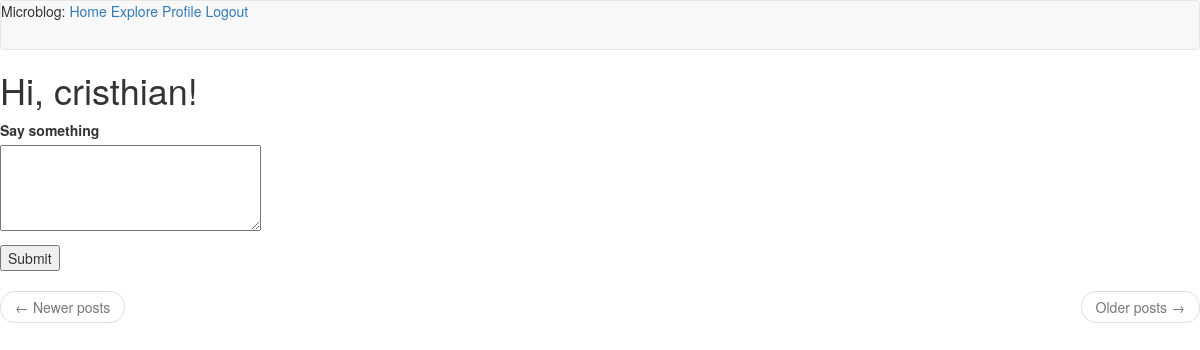
The page /index (signed in) on the database as committed earlier.
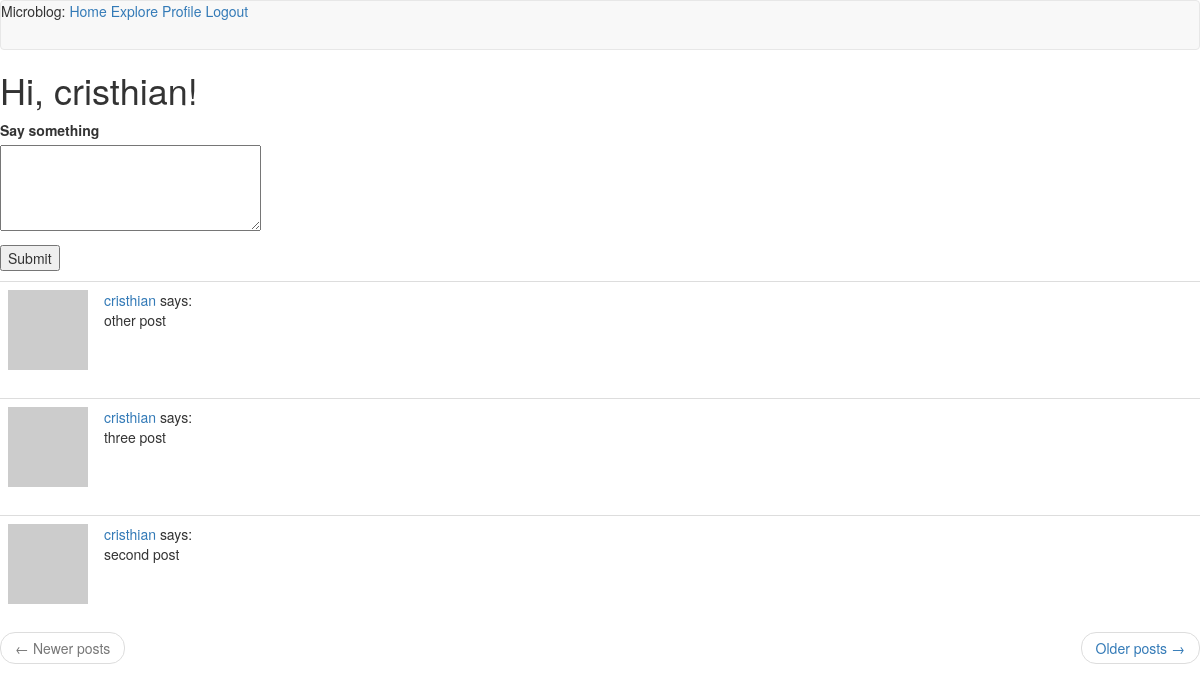
The same page on the database as committed later.
### app/models.py (models this page shows, shortened)
class Post(db.Model):
    id = db.Column(db.Integer, primary_key=True)
    body = db.Column(db.String(140))
    timestamp = db.Column(db.DateTime, index=True, default=datetime.utcnow) # Pass the function no result of it
    user_id = db.Column(db.Integer, db.ForeignKey('user.id'))

class User(UserMixin, db.Model):
    id = db.Column(db.Integer, primary_key=True)
    username = db.Column(db.String(64), index=True, unique=True)
    email = db.Column(db.String(120), index=True, unique=True)
    password_hash = db.Column(db.String(128))
    posts = db.relationship('Post', backref='author', lazy='dynamic')
    about_me = db.Column(db.String(140))
    last_seen = db.Column(db.DateTime, default=datetime.utcnow)
    followed = db.relationship(
        'User', secondary=followers,
        primaryjoin=(followers.c.follower_id == id),
        secondaryjoin=(followers.c.followed_id == id),
        backref=db.backref('followers', lazy='dynamic'), lazy='dynamic')
    def avatar(self, size=80):
        return f'https://gravatar.com/avatar/asd?d=mp&s={size}'
    def followed_posts(self):
        followed = Post.query.join(
            followers, (followers.c.followed_id == Post.user_id)).filter(
                followers.c.follower_id == self.id)
        own = Post.query.filter_by(user_id=self.id)
        return followed.union(own).order_by(Post.timestamp.desc())

### app/routes.py (the view)
@app.route('/')
@app.route('/index', methods=["POST", "GET"])
@login_required
def index():
    form = PostForm()
    if form.validate_on_submit():
        post = Post(body=form.post.data, author=current_user)
        db.session.add(post)
        db.session.commit()
        flash('Your post is now live!')
        return redirect(url_for('index'))
    page = request.args.get('page', 1, type=int)
    posts = current_user.followed_posts().paginate(
        page, app.config['POSTS_PER_PAGE'], False)
    next_url = url_for('index', page=posts.next_num) \
        if posts.has_next else None
    prev_url = url_for('index', page=posts.prev_num) \
        if posts.has_prev else None
    return render_template(
        'index.html'
        ,title='Home Page'
        ,posts=posts.items
        ,form=form
        ,next_url=next_url
        ,prev_url=prev_url
        )

### app/forms.py
class PostForm(FlaskForm):
    post = TextAreaField('Say something', validators=[
        DataRequired(), Length(min=1, max=140)])
    submit = SubmitField('Submit')

### app/models.py (called while the page is built)
@login.user_loader
def load_user(id):
    return User.query.get(int(id))

### app/routes.py (called while the page is built)
@app.before_request
def before_request():
    if current_user.is_authenticated:
        current_user.last_seen = datetime.utcnow()
        db.session.commit()

### app/templates/index.html (shortened to what this page needs)
{% extends "base.html" %}
{% block content %}
    <h1>{{ _('Hi, %(username)s!', username=current_user.username) }}</h1>
    {% if form %}
        <form action="" method="post">
            <p>
                {{ form.post.label }}<br>
                {{ form.post(cols=32, rows=4) }}<br>
            </p>
            <p>{{ form.submit() }}</p>
        </form>
    {% endif %}
    {% for post in posts %}
        {% include '_post.html' %}
    {% endfor %}
    <nav aria-label="...">
        <ul class="pager">
            <li class="previous{% if not prev_url %} disabled{% endif %}">
                <a href="{{ prev_url or '#' }}">
                    <span aria-hidden="true">&larr;</span> {{_('Newer posts')}}
                </a>
            </li>
            <li class="next{% if not next_url %} disabled{% endif %}">
                <a href="{{ next_url or '#' }}">
                    {{_('Older posts')}} <span aria-hidden="true">&rarr;</span>
                </a>
            </li>
        </ul>
    </nav>
{% endblock %}

### app/templates/_post.html
<table class="table table-hover">
    <tr>
        <td width="70px">
            <a href="{{ url_for('userProfile', username=post.author.username) }}">
                <img src="{{ post.author.avatar(70) }}" />
            </a>
        </td>
        <td>
            <a href="{{ url_for('userProfile', username=post.author.username) }}">
                {{ post.author.username }}
            </a>
            says:
            <br>
            {{ post.body }}
        </td>
    </tr>
</table>

Rows that differ between the two databases and show on the page:
added Post: author.username "cristhian", body "other post"
added Post: author.username "cristhian", body "three post"
added Post: author.username "cristhian", body "second post"
